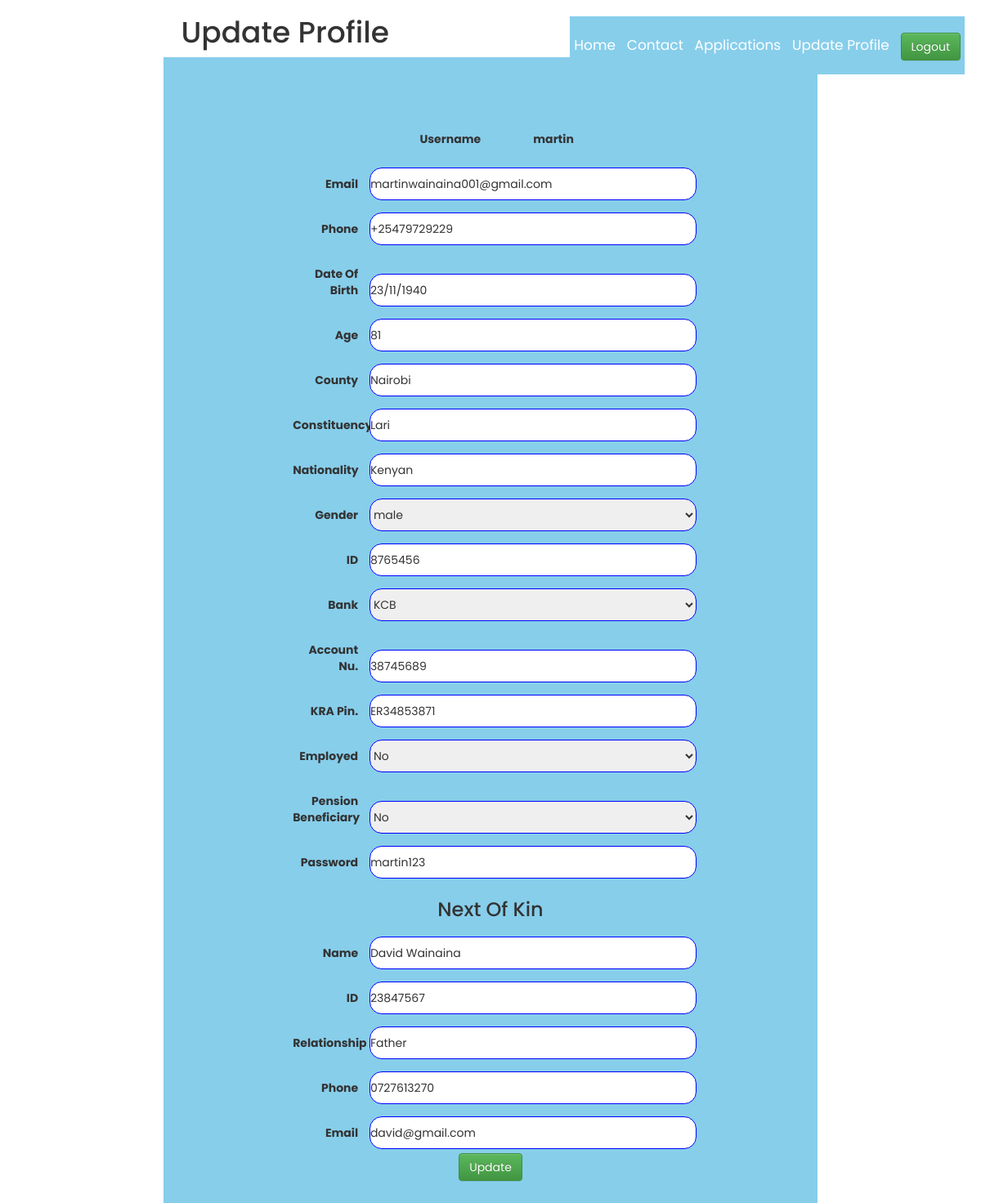
The page /update_profile.php (signed in) on the database its author committed.
### tables this page shows
CREATE TABLE `user` (
  `Id` int(11) NOT NULL,
  `Username` varchar(40) DEFAULT NULL,
  `Date_of_birth` varchar(30) DEFAULT NULL,
  `Phone` varchar(20) DEFAULT NULL,
  `Age` int(5) DEFAULT NULL,
  `County` varchar(30) DEFAULT NULL,
  `Nationality` varchar(20) DEFAULT NULL,
  `Gender` varchar(20) DEFAULT NULL,
  `ID_Nu` int(15) DEFAULT NULL,
  `Bank` varchar(30) DEFAULT NULL,
  `Account_Nu` int(30) DEFAULT NULL,
  `KRA_Pin` varchar(30) DEFAULT NULL,
  `Employed` varchar(30) DEFAULT NULL,
  `Pension_Beneficiary` varchar(30) DEFAULT NULL,
  `Password` varchar(30) DEFAULT NULL,
  `NK_Name` varchar(30) DEFAULT NULL,
  `NK_ID` int(20) DEFAULT NULL,
  `NK_Relationship` varchar(20) DEFAULT NULL,
  `NK_Phone` varchar(20) DEFAULT NULL,
  `NK_Email` varchar(20) DEFAULT NULL,
  `UserType` varchar(20) DEFAULT NULL,
  `Email` varchar(30) DEFAULT NULL,
  `First_Name` varchar(30) DEFAULT NULL,
  `Last_Name` varchar(30) DEFAULT NULL,
  `Constituency` varchar(30) DEFAULT NULL
);

### update_profile.php (the view, shortened to what this page needs)
<?php
		include("config.php");
	$name =$_SESSION['Username'];
	$sql="SELECT * FROM user WHERE Username='$name'";
	$result=mysqli_query($data, $sql);
	$info= mysqli_fetch_assoc($result);
?>
<!DOCTYPE html>
<html>
<head>
	<link rel="stylesheet" type="text/css" href="style.css">
	<link rel="stylesheet" href="https://cdn.jsdelivr.net/npm/bootstrap@3.3.7/dist/css/bootstrap.min.css">
	<link rel="stylesheet" href="https://cdn.jsdelivr.net/npm/bootstrap@3.3.7/dist/css/bootstrap-theme.min.css">
</head>
<body>
<div class="content">
	<center>
		<ul style="background: skyblue;">
			<li><a href="applicanthome.php">Home</a></li>
			<li><a href="contact.php">Contact</a></li>
			<li><a href="applications_applicant.php">Applications</a></li>
			<li><a href="update_profile.php">Update Profile</a></li>
			<li><a href="logout.php" class="btn btn-success">Logout</a></li>
		</ul>
		<h1>Update Profile</h1>
		<div class="div_deg">
			<form action="#" method="POST" id="s">
				<div class="adm_int">
					<label class="label_text">Username</label>
					<label><?php echo"{$info['Username']}" ?></label>
				</div>
				<div class="adm_int">
					<label class="label_text">Email</label>
					<input class="input_deg" type="email" name="email_input" value="<?php echo"{$info['Email']}" ?>">
				</div>
				<div class="adm_int">
					<label class="label_text">Phone</label>
					<input class="input_deg" type="text" name="phone_input" value="<?php echo"{$info['Phone']}" ?>">
				</div>
				<div class="adm_int">
					<label class="label_text">Date Of Birth</label>
					<input class="input_deg" type="text" name="birth_date_input" value="<?php echo"{$info['Date_of_birth']}" ?>">
				</div>
				<div class="adm_int">
					<label class="label_text">Age</label>
					<input class="input_deg" type="number" name="age_input" value="<?php echo"{$info['Age']}" ?>">
				</div>
				<div class="adm_int">
					<label class="label_text">County</label>
					<input class="input_deg" type="text" name="county_input" value="<?php echo"{$info['County']}" ?>">
				</div>
				<div class="adm_int">
					<label class="label_text">Constituency</label>
					<input class="input_deg" type="text" name="constituency_input" value="<?php echo"{$info['Constituency']}" ?>">
				</div>
				<div class="adm_int">
					<label class="label_text">Nationality</label>
					<input class="input_deg" type="text" name="nationality_input" value="<?php echo"{$info['Nationality']}" ?>">
				</div>
				<div class="adm_int">
					<label class="label_text">Gender</label>
					<select name="genderDD" class="input_deg">
						<option value="<?php echo"{$info['Gender']}" ?>"><?php echo"{$info['Gender']}" ?></option>
				    </select>
				</div>
				<div class="adm_int">
					<label class="label_text">ID</label>
					<input class="input_deg" type="number" name="id_input" value="<?php echo"{$info['ID_Nu']}" ?>">
				</div>
				<div class="adm_int">
					<label class="label_text">Bank</label>
					<select name="bankDD" class="input_deg">
						<option value="<?php echo"{$info['Bank']}" ?>"><?php echo"{$info['Bank']}" ?></option>
				    </select>
				</div>
				<div class="adm_int">
					<label class="label_text">Account Nu.</label>
					<input class="input_deg" type="number" name="account_nu_input" value="<?php echo"{$info['Account_Nu']}" ?>">
				</div>
				<div class="adm_int">
					<label class="label_text">KRA Pin.</label>
					<input class="input_deg" type="text" name="kra_pin_input" value="<?php echo"{$info['KRA_Pin']}" ?>">
				</div>
				<div class="adm_int">
					<label class="label_text">Employed</label>
					<select name="employedDD" class="input_deg">
						<option value="<?php echo"{$info['Employed']}" ?>"><?php echo"{$info['Employed']}" ?></option>
				    </select>
				</div>
				<div class="adm_int">
					<label class="label_text">Pension Beneficiary</label>
					<select name="pensionDD" class="input_deg">
						<option value="<?php echo"{$info['Pension_Beneficiary']}" ?>"><?php echo"{$info['Pension_Beneficiary']}" ?></option>
				    </select>
				</div>
				<div class="adm_int">
					<label class="label_text">Password</label>
					<input class="input_deg" type="text" name="password_input" value="<?php echo"{$info['Password']}" ?>">
				</div>
				<div>
					<h3>Next Of Kin</h3>
				</div>
				<div class="adm_int">
					<label class="label_text">Name</label>
					<input class="input_deg" type="text" name="nk_name_input" value="<?php echo"{$info['NK_Name']}" ?>">
				</div>
				<div class="adm_int">
					<label class="label_text">ID</label>
					<input class="input_deg" type="text" name="nk_id_input" value="<?php echo"{$info['NK_ID']}" ?>">
				</div>
				<div class="adm_int">
					<label class="label_text">Relationship</label>
					<input class="input_deg" type="text" name="nk_relationship_input" value="<?php echo"{$info['NK_Relationship']}" ?>">
				</div>
				<div class="adm_int">
					<label class="label_text">Phone</label>
					<input class="input_deg" type="text" name="nk_phone_input" value="<?php echo"{$info['NK_Phone']}" ?>">
				</div>
					<div class="adm_int">
					<label class="label_text">Email</label>
					<input class="input_deg" type="text" name="nk_email_input" value="<?php echo"{$info['NK_Email']}" ?>">
				</div>
				<div>
					<input class="btn btn-success" type="submit" name="update_profile_btn" value="Update">
				</div>
			</form>
	</div>
</div>
</body>
</html>

### style.css (style rules this page uses)
* { margin: 0; padding: 0; box-sizing: border-box; font-family: "Poppins", sans-serif; }
ul { position: relative; float: right; margin-right: 20px; }
ul li { display: inline-block; line-height: 70px; margin: 0 5px; }
ul li a { text-decoration: none; color: white; font-size: 17px; }

### update_profile.php (style rules this page uses)
label { display: inline-block; text-align: right; width: 100px; padding-top: 10px; padding-bottom: 10px; }
.div_deg { background-color: skyblue; width: 800px; padding-bottom: 70px; padding-top: 70px; }
.adm_int { padding-top: 10px; }
.label_text { display: inline-block; width: 100px; text-align: right; padding: 10px; }
.input_deg { width: 50%; height: 40px; border-radius: 15px; border: 1px solid blue; }

### rows shown on the page
user: Username "martin", email_input "martinwainaina001@gmail.com", phone_input "+25479729229", birth_date_input "23/11/1940", age_input "81", county_input "Nairobi", constituency_input "Lari", nationality_input "Kenyan", genderDD "male", id_input "8765456", bankDD "KCB", account_nu_input "38745689", kra_pin_input "ER34853871", employedDD "No", pensionDD "No", password_input "martin123", nk_name_input "David Wainaina", nk_id_input "23847567", nk_relationship_input "Father", nk_phone_input "0727613270", nk_email_input "david@gmail.com"
